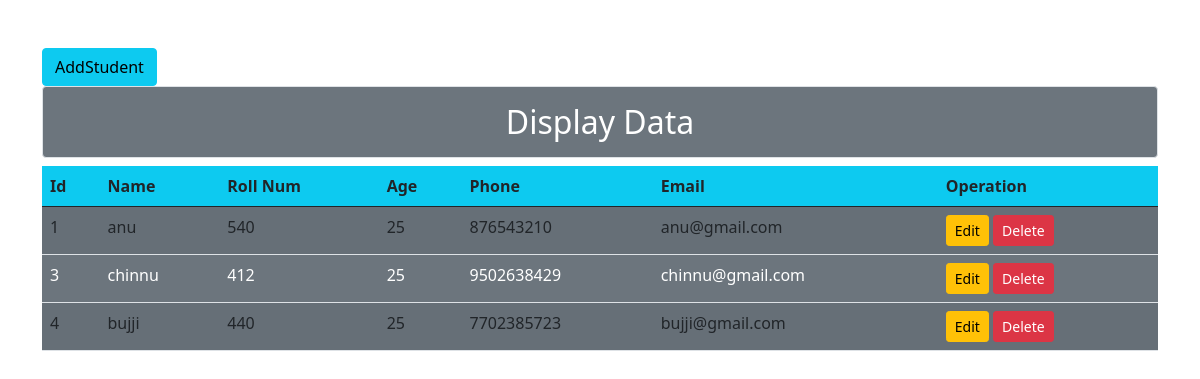
The page /crud/read/ on the database as committed earlier.
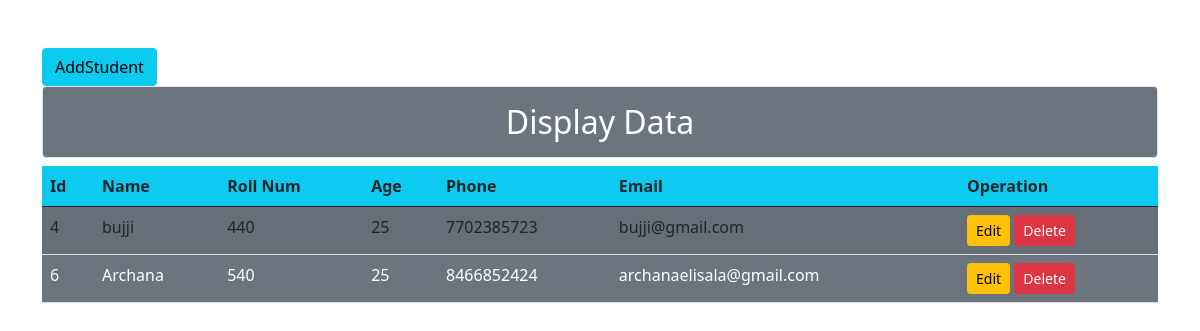
The same page on the database as committed later.
### CRUD/models.py (models this page shows, shortened)
class Student(models.Model):
	name = models.CharField(max_length=30)
	rollnum = models.CharField(max_length=20)
	age = models.IntegerField()
	phone = models.CharField(max_length=10)
	email = models.EmailField(max_length=30)

### CRUD/views.py (the view)
# urls.py: path('read/',views.read,name='read'),  #retrieving
def read(request):
	data = Student.objects.all()
	return render(request,'crud/read.html',{'data':data})

### CRUD/templates/crud/read.html (shortened to what this page needs)
{% load static %}
<!DOCTYPE html>
<html>
<head>
	<link rel="stylesheet" href="{% static 'css/bootstrap.min.css' %}">
</head>
<body>
	<div class="container">
		<a href="{% url 'AddStudent' %}" class="btn btn-info mt-5 float-right">AddStudent</a>
		<h2 class="bg-secondary text-center p-3 border rounded text-white">Display Data</h2>
		<table class="table bg-secondary table-striped">
			<thead>
				<tr class="bg-info">
					<th>Id</th>
					<th>Name</th>
					<th>Roll Num</th>
					<th>Age</th>
					<th>Phone</th>
					<th>Email</th>
					<th>Operation</th>
				</tr>
			</thead>
			<tbody class="text-white">
				{% for i in data %}
				<tr>
					<td>{{i.id}}</td>
					<td>{{i.name}}</td>
					<td>{{i.rollnum}}</td>
					<td>{{i.age}}</td>
					<td>{{i.phone}}</td>
					<td>{{i.email}}</td>
					<td>
						<a href="{% url 'edit' i.id %}" class="btn btn-warning btn-rounded btn-sm my-0">Edit</a>
						<a href="{% url 'Delete' i.id%}"><button type="button" class="btn btn-danger btn-rounded btn-sm my-0">Delete</button></a>
					</td>
				</tr>
				{% endfor %}
			</tbody>
		</table>
	</div>
</body>
</html>

Rows that differ between the two databases and show on the page:
removed Student: id "1", name "anu", rollnum "540", age "25", phone "876543210", email "anu@gmail.com"
removed Student: id "3", name "chinnu", rollnum "412", age "25", phone "9502638429", email "chinnu@gmail.com"
added Student: id "6", name "Archana", rollnum "540", age "25", phone "8466852424", email "archanaelisala@gmail.com"
